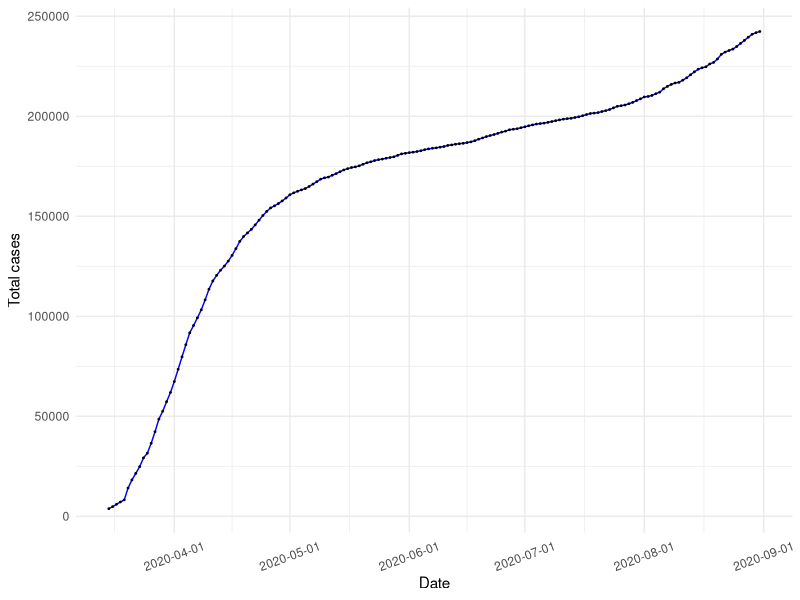
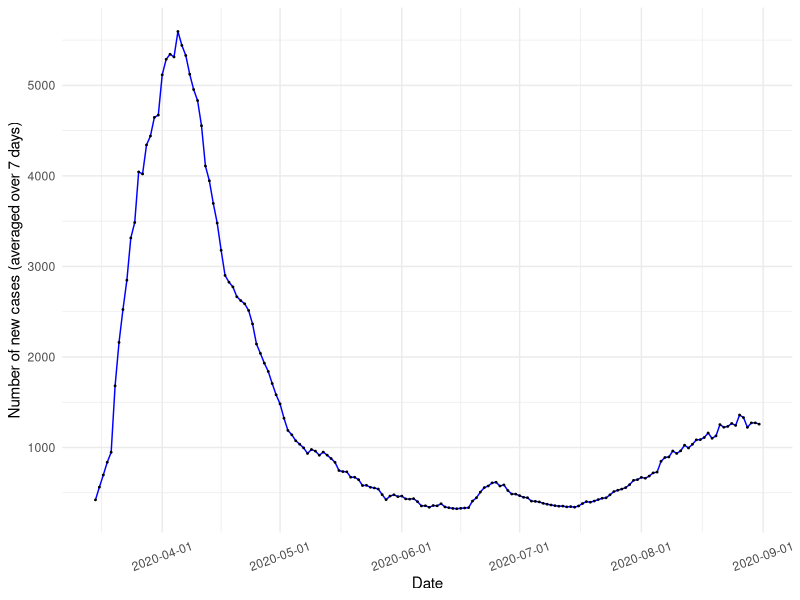
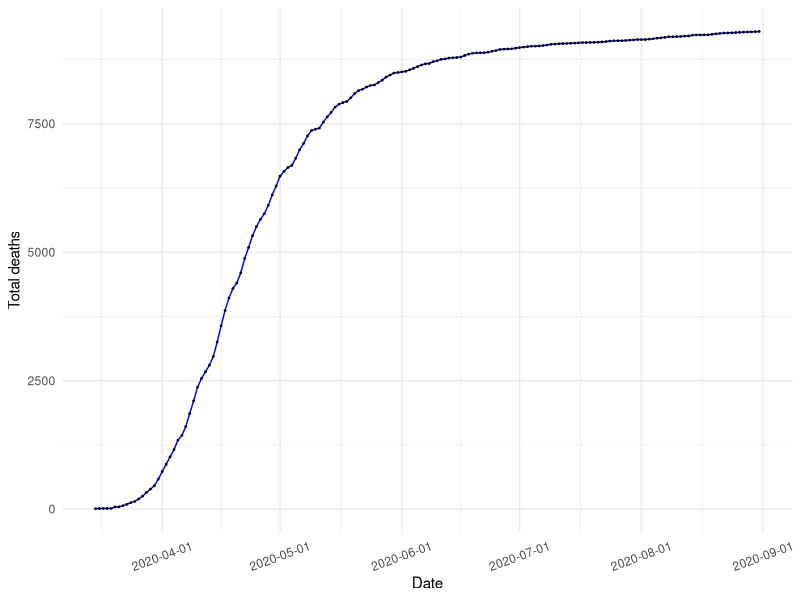
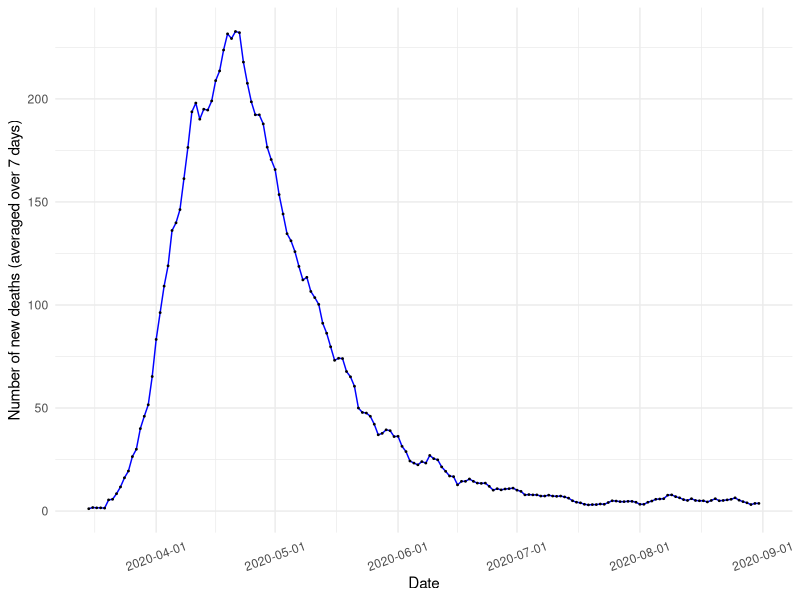

Reproduce these figures in R, in order.
## ---- chunk 1

knitr::opts_chunk$set(echo=TRUE, collapse = TRUE)

libload<-function(...) {
    libs<-unlist(list(...))
    req<-unlist(lapply(libs,require,character.only=TRUE))
    need<-libs[req==FALSE]
    if(length(need)>0){ 
        install.packages(need, repos = "https://ftp.fau.de/cran/")
        lapply(need, require, character.only=TRUE)
    }
}
packages <- c("data.table", "ggplot2", "dplyr", "stats", "RColorBrewer", "readr", "here", "scales")
libload(packages)


`%notin%` <- function(x,y) !(x %in% y) 
all.cases <- read_csv(here("static", "data", "GermanyAllNumbers.csv"))
all.cases$dates <- as.Date(all.cases$date)

color_deu <- '#0000FF'

colors16 <- c('#A6CEE3', '#1F78B4', '#B2DF8A', '#33A02C',
              '#000000', '#FF7F00', '#CAB2D6', 
              '#EFBE2F', '#FFFF99', '#B15928', '#F3A3B1', '#466D32',
              '#621AC1', '#C7D7D0', '#E31A1C','#F20CF4', '#123456')

## ---- chunk 2

# Plot 1 == Linear scale for total number of cases
cum.plot <- ggplot(data=all.cases, aes(x=date, y=total_cases)) +
            geom_line(color=color_deu) + geom_point(size = 0.3) +     
          #  scale_color_brewer(palette = 'Paired') + 
          #  scale_colour_manual(name= "State", values= colors16) +
          #  scale_x_continuous('Days since the 100th case', limits=c(0,175)) + 
            scale_x_date(name='Date', labels=date_format('%Y-%m-%d')) + 
            scale_y_continuous("Total cases") + 
            #ggtitle('Linear scale') +
            theme_minimal() + theme(axis.text.x = element_text(angle=20, hjust=0.5, vjust=0.5))

print(cum.plot) 

## ---- chunk 3



newcase7.plot <- ggplot(data=all.cases, aes(x=date, y=new_cases_smoothed)) +
            geom_line(color=color_deu) + geom_point(size = 0.3) + 
       #     scale_color_brewer(palette = 'Paired') +
      #      scale_colour_manual(name= "State", values= colors16) +
            scale_x_date(name='Date', labels=date_format('%Y-%m-%d')) + 
            scale_y_continuous(name="Number of new cases (averaged over 7 days)") + 
            #ggtitle('Linear scale') +
            theme_minimal() + theme(axis.text.x = element_text(angle=20, hjust=0.5, vjust=0.5))

print(newcase7.plot)
 
## ---- chunk 4
#num.deaths <- read_csv(here("static", "data", "GermanyTotalDeaths10States.csv"))

# Choose all the data points for the selected countries starting from Days_5 > 0
#deaths.final <- states.final[states.final$DeathsDays_5 > 0,]

# Plot 1 == Linear scale for total number of cases
deaths.plot <- ggplot(data= all.cases, aes(x=dates, y=total_deaths)) +
   geom_line(color=color_deu) + geom_point(size = 0.3) + 
  # scale_color_brewer(palette = 'Paired') +
#   scale_colour_manual(name= "State", values= colors16) +
#   scale_x_continuous('Days since 5 deaths', limits=c(0,175)) + 
   scale_x_date(name='Date', labels=date_format('%Y-%m-%d')) + 
    scale_y_continuous(name="Total deaths") + 
#   scale_y_continuous("Total deaths", trans = 'log10', breaks = logbreaks, 
#                      minor_breaks = logminor_breaks) +
#   annotation_logticks(sides="l") + 
   #ggtitle('Linear scale') +
   theme_minimal() +
  theme(axis.text.x = element_text(angle=20, hjust=0.5, vjust=0.5))

print(deaths.plot)

## ---- chunk 5
#new.cases <- read_csv(here("static", "data", "GermanyNewCases10States.csv"))

#states.final$Dates <- as.Date(states.final$Dates)
#death7days <- states.final
#death7days <- death7days[death7days$Dates > as.Date('2020-03-20'),]

death7days.plot <- ggplot(data= all.cases, aes(x=date, y=new_deaths_smoothed)) +
            geom_line(color=color_deu) + geom_point(size = 0.3) + 
       #     scale_color_brewer(palette = 'Paired') +
            scale_colour_manual(values= color_deu) +
            scale_x_date(name='Date', labels=date_format('%Y-%m-%d')) + 
            scale_y_continuous(name="Number of new deaths (averaged over 7 days)") + 
           
            #ggtitle('Linear scale') +
            theme_minimal() + theme(axis.text.x = element_text(angle=20, hjust=0.5, vjust=0.5))

print(death7days.plot)
 
